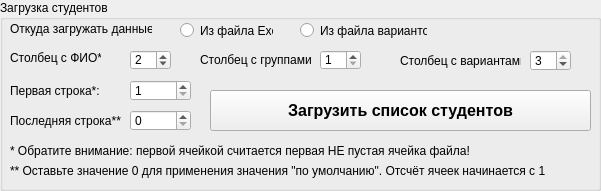
   <widget class="QGroupBox" name="groupBox_loadStudentsFile">
    <property name="geometry">
     <rect>
      <x>520</x>
      <y>510</y>
      <width>601</width>
      <height>191</height>
     </rect>
    </property>
    <property name="title">
     <string>Загрузка студентов</string>
    </property>
    <widget class="QPushButton" name="pushButton_loadStudentsFile">
     <property name="geometry">
      <rect>
       <x>210</x>
       <y>90</y>
       <width>381</width>
       <height>41</height>
      </rect>
     </property>
     <property name="font">
      <font>
       <pointsize>12</pointsize>
       <weight>75</weight>
       <bold>true</bold>
      </font>
     </property>
     <property name="text">
      <string>Загрузить список студентов</string>
     </property>
    </widget>
    <widget class="QLabel" name="label_choseType">
     <property name="geometry">
      <rect>
       <x>10</x>
       <y>19</y>
       <width>142</width>
       <height>20</height>
      </rect>
     </property>
     <property name="text">
      <string>Откуда загружать данные:</string>
     </property>
    </widget>
    <widget class="QRadioButton" name="radioButton_loadFromExel">
     <property name="geometry">
      <rect>
       <x>180</x>
       <y>20</y>
       <width>93</width>
       <height>21</height>
      </rect>
     </property>
     <property name="text">
      <string>Из файла Exel</string>
     </property>
    </widget>
    <widget class="QRadioButton" name="radioButton_loadFromFileVariants">
     <property name="geometry">
      <rect>
       <x>300</x>
       <y>20</y>
       <width>127</width>
       <height>21</height>
      </rect>
     </property>
     <property name="text">
      <string>Из файла вариантов</string>
     </property>
    </widget>
    <widget class="QSpinBox" name="spinBox_columnFIO">
     <property name="geometry">
      <rect>
       <x>130</x>
       <y>50</y>
       <width>41</width>
       <height>20</height>
      </rect>
     </property>
     <property name="minimum">
      <number>1</number>
     </property>
     <property name="maximum">
      <number>3</number>
     </property>
     <property name="value">
      <number>2</number>
     </property>
    </widget>
    <widget class="QSpinBox" name="spinBox_columnGroups">
     <property name="geometry">
      <rect>
       <x>320</x>
       <y>50</y>
       <width>41</width>
       <height>20</height>
      </rect>
     </property>
     <property name="minimum">
      <number>1</number>
     </property>
     <property name="maximum">
      <number>3</number>
     </property>
    </widget>
    <widget class="QSpinBox" name="spinBox_columnVariants">
     <property name="geometry">
      <rect>
       <x>530</x>
       <y>50</y>
       <width>41</width>
       <height>21</height>
      </rect>
     </property>
     <property name="minimum">
      <number>1</number>
     </property>
     <property name="maximum">
      <number>3</number>
     </property>
     <property name="value">
      <number>3</number>
     </property>
    </widget>
    <widget class="QLabel" name="label_columnFIO">
     <property name="geometry">
      <rect>
       <x>10</x>
       <y>50</y>
       <width>91</width>
       <height>16</height>
      </rect>
     </property>
     <property name="text">
      <string>Столбец с ФИО*: </string>
     </property>
    </widget>
    <widget class="QLabel" name="label_columnGroups">
     <property name="geometry">
      <rect>
       <x>200</x>
       <y>50</y>
       <width>111</width>
       <height>20</height>
      </rect>
     </property>
     <property name="text">
      <string>Столбец с группами*: </string>
     </property>
    </widget>
    <widget class="QLabel" name="label_columnVariants">
     <property name="geometry">
      <rect>
       <x>400</x>
       <y>50</y>
       <width>121</width>
       <height>21</height>
      </rect>
     </property>
     <property name="text">
      <string>Столбец с вариантами*: </string>
     </property>
    </widget>
    <widget class="QLabel" name="label_firstLineExel">
     <property name="geometry">
      <rect>
       <x>10</x>
       <y>80</y>
       <width>91</width>
       <height>21</height>
      </rect>
     </property>
     <property name="text">
      <string>Первая строка*: </string>
     </property>
    </widget>
    <widget class="QSpinBox" name="spinBox_firstLineExel">
     <property name="geometry">
      <rect>
       <x>130</x>
       <y>80</y>
       <width>61</width>
       <height>21</height>
      </rect>
     </property>
     <property name="minimum">
      <number>1</number>
     </property>
     <property name="maximum">
      <number>100000</number>
     </property>
     <property name="value">
      <number>1</number>
     </property>
    </widget>
    <widget class="QLabel" name="label_lastLineExel">
     <property name="geometry">
      <rect>
       <x>10</x>
       <y>110</y>
       <width>111</width>
       <height>21</height>
      </rect>
     </property>
     <property name="text">
      <string>Последняя строка**: </string>
     </property>
    </widget>
    <widget class="QSpinBox" name="spinBox_lastLineExel">
     <property name="geometry">
      <rect>
       <x>130</x>
       <y>110</y>
       <width>61</width>
       <height>21</height>
      </rect>
     </property>
     <property name="minimum">
      <number>0</number>
     </property>
     <property name="maximum">
      <number>100000</number>
     </property>
     <property name="value">
      <number>0</number>
     </property>
     <property name="displayIntegerBase">
      <number>10</number>
     </property>
    </widget>
    <widget class="QLabel" name="label">
     <property name="geometry">
      <rect>
       <x>10</x>
       <y>160</y>
       <width>581</width>
       <height>21</height>
      </rect>
     </property>
     <property name="text">
      <string>** Оставьте значение 0 для применения значения &quot;по умолчанию&quot;. Отсчёт ячеек начинается с 1</string>
     </property>
    </widget>
    <widget class="QLabel" name="label_2">
     <property name="geometry">
      <rect>
       <x>10</x>
       <y>140</y>
       <width>581</width>
       <height>21</height>
      </rect>
     </property>
     <property name="font">
      <font>
       <family>MS Shell Dlg 2</family>
       <italic>false</italic>
      </font>
     </property>
     <property name="text">
      <string>* Обратите внимание: первой ячейкой считается первая НЕ пустая ячейка файла!</string>
     </property>
    </widget>
   </widget>
